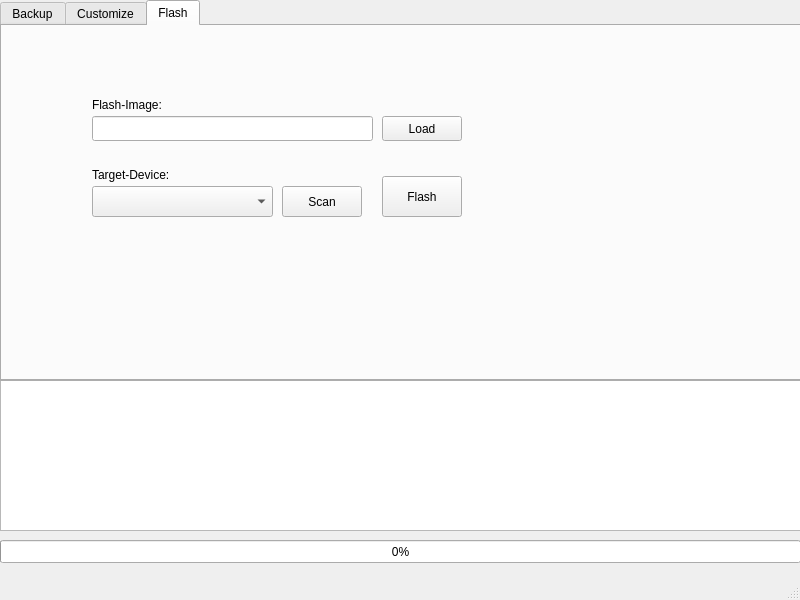
<?xml version="1.0" encoding="UTF-8"?>
<ui version="4.0">
 <class>MainWindow</class>
 <widget class="QMainWindow" name="MainWindow">
  <property name="geometry">
   <rect>
    <x>0</x>
    <y>0</y>
    <width>800</width>
    <height>600</height>
   </rect>
  </property>
  <property name="windowTitle">
   <string>blackzspace Imager || (c) by BlackLeakz</string>
  </property>
  <property name="windowIcon">
   <iconset>
    <normaloff>../../../../../blackzspace.de-Main/blackzspace.de-reactjs-app-v8/build/favicon.ico</normaloff>../../../../../blackzspace.de-Main/blackzspace.de-reactjs-app-v8/build/favicon.ico</iconset>
  </property>
  <widget class="QWidget" name="centralwidget">
   <widget class="QTextBrowser" name="consoleLog">
    <property name="geometry">
     <rect>
      <x>0</x>
      <y>380</y>
      <width>801</width>
      <height>151</height>
     </rect>
    </property>
   </widget>
   <widget class="QProgressBar" name="progressBar">
    <property name="geometry">
     <rect>
      <x>0</x>
      <y>540</y>
      <width>801</width>
      <height>23</height>
     </rect>
    </property>
    <property name="value">
     <number>0</number>
    </property>
   </widget>
   <widget class="QTabWidget" name="tabWidget">
    <property name="geometry">
     <rect>
      <x>0</x>
      <y>0</y>
      <width>801</width>
      <height>381</height>
     </rect>
    </property>
    <property name="currentIndex">
     <number>2</number>
    </property>
    <widget class="QWidget" name="tab_backup">
     <attribute name="title">
      <string>Backup</string>
     </attribute>
     <widget class="QLabel" name="label_output_image">
      <property name="geometry">
       <rect>
        <x>70</x>
        <y>110</y>
        <width>121</width>
        <height>17</height>
       </rect>
      </property>
      <property name="text">
       <string>Output Image:</string>
      </property>
     </widget>
     <widget class="QLineEdit" name="output_Image">
      <property name="geometry">
       <rect>
        <x>70</x>
        <y>140</y>
        <width>321</width>
        <height>25</height>
       </rect>
      </property>
     </widget>
     <widget class="QPushButton" name="set_Output_Button">
      <property name="geometry">
       <rect>
        <x>410</x>
        <y>140</y>
        <width>80</width>
        <height>25</height>
       </rect>
      </property>
      <property name="text">
       <string>Set</string>
      </property>
     </widget>
     <widget class="QLabel" name="label_device">
      <property name="geometry">
       <rect>
        <x>70</x>
        <y>190</y>
        <width>121</width>
        <height>17</height>
       </rect>
      </property>
      <property name="text">
       <string>Device</string>
      </property>
     </widget>
     <widget class="QComboBox" name="comboBox_devices">
      <property name="geometry">
       <rect>
        <x>70</x>
        <y>220</y>
        <width>181</width>
        <height>31</height>
       </rect>
      </property>
     </widget>
     <widget class="QPushButton" name="scan_Button">
      <property name="geometry">
       <rect>
        <x>270</x>
        <y>220</y>
        <width>80</width>
        <height>31</height>
       </rect>
      </property>
      <property name="text">
       <string>Scan</string>
      </property>
     </widget>
     <widget class="QPushButton" name="build_Button">
      <property name="geometry">
       <rect>
        <x>410</x>
        <y>210</y>
        <width>80</width>
        <height>41</height>
       </rect>
      </property>
      <property name="text">
       <string>Build</string>
      </property>
     </widget>
    </widget>
    <widget class="QWidget" name="tab">
     <attribute name="title">
      <string>Customize</string>
     </attribute>
     <widget class="QLabel" name="label_custom_image">
      <property name="geometry">
       <rect>
        <x>70</x>
        <y>100</y>
        <width>121</width>
        <height>17</height>
       </rect>
      </property>
      <property name="text">
       <string>Customize Image:</string>
      </property>
     </widget>
     <widget class="QLineEdit" name="custom_Image_Path">
      <property name="geometry">
       <rect>
        <x>70</x>
        <y>120</y>
        <width>321</width>
        <height>25</height>
       </rect>
      </property>
     </widget>
     <widget class="QPushButton" name="load_CustomImage_Button">
      <property name="geometry">
       <rect>
        <x>400</x>
        <y>120</y>
        <width>80</width>
        <height>25</height>
       </rect>
      </property>
      <property name="text">
       <string>Load</string>
      </property>
     </widget>
    </widget>
    <widget class="QWidget" name="tab_flash">
     <attribute name="title">
      <string>Flash</string>
     </attribute>
     <widget class="QPushButton" name="flash_Button">
      <property name="geometry">
       <rect>
        <x>380</x>
        <y>150</y>
        <width>80</width>
        <height>41</height>
       </rect>
      </property>
      <property name="text">
       <string>Flash</string>
      </property>
     </widget>
     <widget class="QLineEdit" name="flash_Image_Path">
      <property name="geometry">
       <rect>
        <x>90</x>
        <y>90</y>
        <width>281</width>
        <height>25</height>
       </rect>
      </property>
     </widget>
     <widget class="QPushButton" name="load_flash_Image_Button">
      <property name="geometry">
       <rect>
        <x>380</x>
        <y>90</y>
        <width>80</width>
        <height>25</height>
       </rect>
      </property>
      <property name="text">
       <string>Load</string>
      </property>
     </widget>
     <widget class="QComboBox" name="combobox_FLash_device">
      <property name="geometry">
       <rect>
        <x>90</x>
        <y>160</y>
        <width>181</width>
        <height>31</height>
       </rect>
      </property>
     </widget>
     <widget class="QPushButton" name="flash_device_scan_Button">
      <property name="geometry">
       <rect>
        <x>280</x>
        <y>160</y>
        <width>80</width>
        <height>31</height>
       </rect>
      </property>
      <property name="text">
       <string>Scan</string>
      </property>
     </widget>
     <widget class="QLabel" name="label_flash_image">
      <property name="geometry">
       <rect>
        <x>90</x>
        <y>70</y>
        <width>121</width>
        <height>17</height>
       </rect>
      </property>
      <property name="text">
       <string>Flash-Image:</string>
      </property>
     </widget>
     <widget class="QLabel" name="label_flash_taget">
      <property name="geometry">
       <rect>
        <x>90</x>
        <y>140</y>
        <width>121</width>
        <height>17</height>
       </rect>
      </property>
      <property name="text">
       <string>Target-Device:</string>
      </property>
     </widget>
    </widget>
   </widget>
  </widget>
  <widget class="QStatusBar" name="statusbar"/>
 </widget>
 <resources/>
 <connections/>
</ui>
